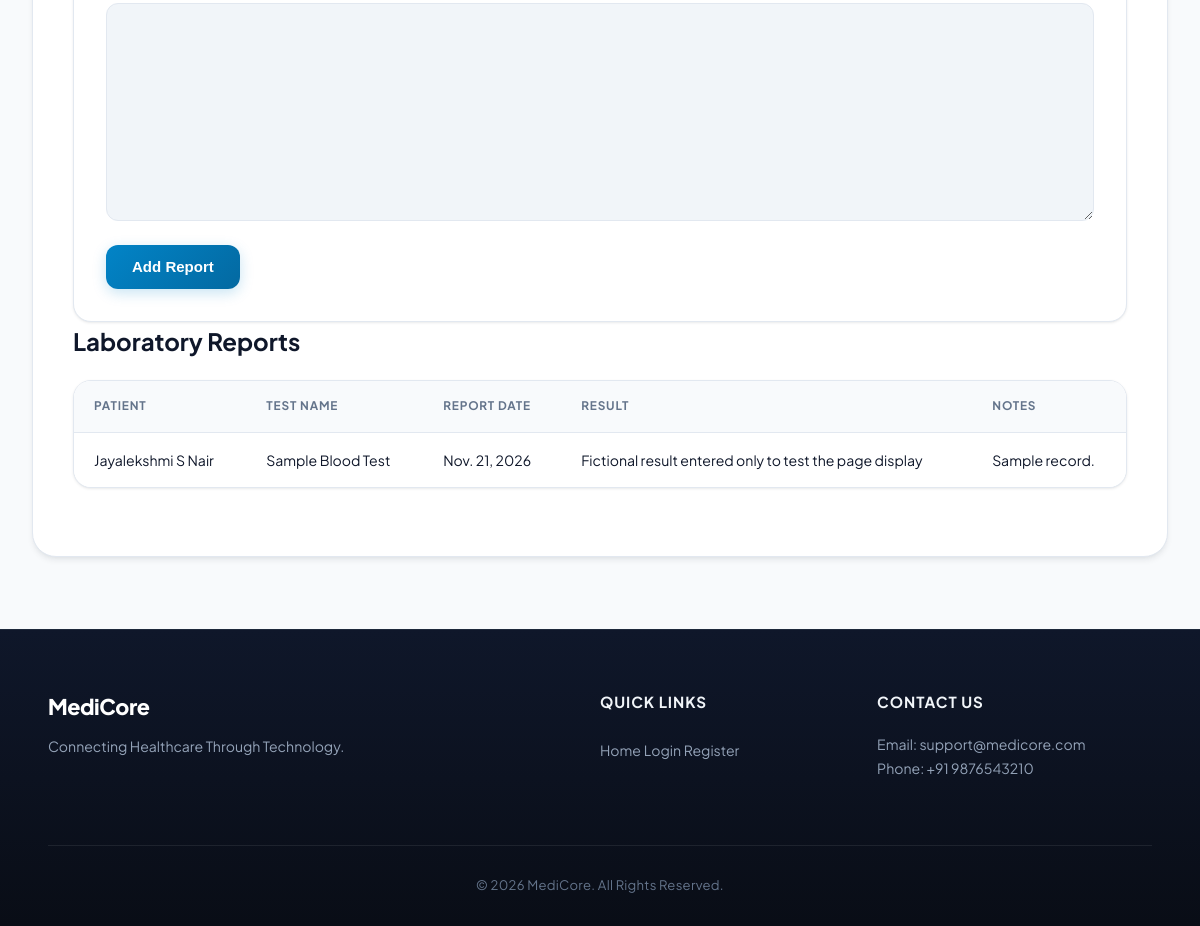
Page /lab-requests/ (signed in, lower part) on the earlier database version.
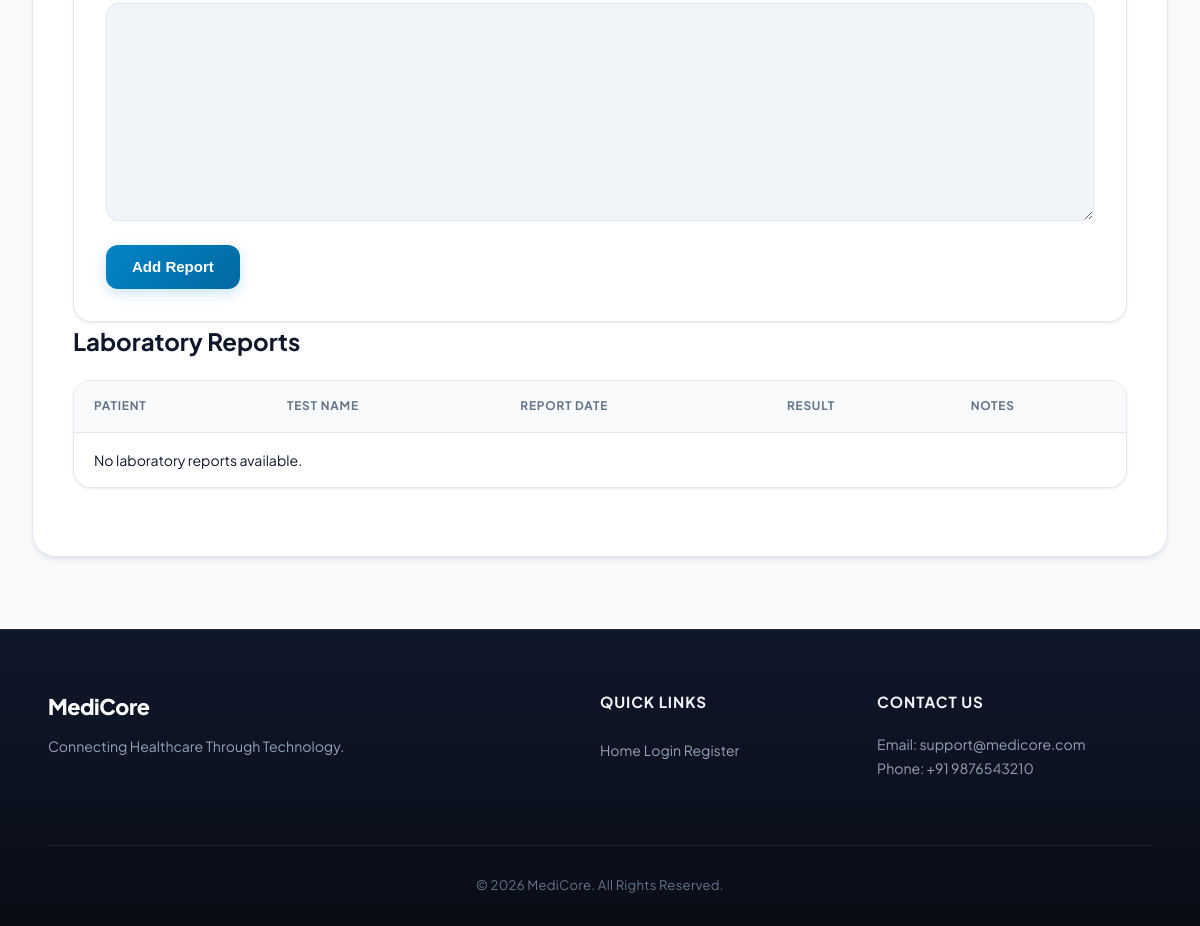
Same page on the later database version.
### PulsePoint/models.py (models this page shows, shortened)
class LabReport(models.Model):
    patient = models.ForeignKey(
        RegisterModel,
        on_delete=models.CASCADE,
        related_name="lab_reports"
    )
    test_name = models.CharField(max_length=150)
    report_date = models.DateField()
    result = models.TextField()
    notes = models.TextField(blank=True)

class RegisterModel(models.Model):
    profile=models.ImageField(upload_to='profile_images/')
    full_name=models.CharField(max_length=100)
    username=models.CharField(max_length=100)
    email=models.EmailField()
    phone=models.CharField(max_length=10)
    password=models.CharField(max_length=128)
    def __str__(self):
        if self.full_name and self.username and self.full_name != self.username:
            return f"{self.full_name} ({self.username})"
        return self.full_name or self.username or self.email or f"Patient #{self.id}"

### PulsePoint/views.py (the view)
# urls.py: path("lab-requests/", views.lab_requests, name="lab_requests"),
@staff_member_required(login_url="admin_login")
def lab_requests(request):
    if request.method == "POST":
        form = LabReportForm(request.POST)
        if form.is_valid():
            form.save()
            return redirect("lab_requests")
    else:
        form = LabReportForm()
    reports = LabReport.objects.select_related("patient").order_by("-report_date")
    return render(
        request,
        "admin_lab_reports.html",
        {"reports": reports, "form": form},
    )

### PulsePoint/forms.py
class LabReportForm(forms.ModelForm):
    class Meta:
        model = LabReport
        fields = ["patient", "test_name", "report_date", "result", "notes"]

### PulsePoint/templates/admin_lab_reports.html (shortened to what this page needs)
{% extends "base.html" %}
{% load static %}
{% block css %}
<link rel="stylesheet" href="{% static 'css/lab_reports.css' %}">
{% endblock %}
{% block content %}
<section class="lab-reports">
    <form method="post">
        {{ form.as_p }}
        <button type="submit">Add Report</button>
    </form>
    <h2>Laboratory Reports</h2>
    <table>
        <thead>
            <tr>
                <th>Patient</th>
                <th>Test Name</th>
                <th>Report Date</th>
                <th>Result</th>
                <th>Notes</th>
            </tr>
        </thead>
        <tbody>
            {% for report in reports %}
            <tr>
                <td>{{ report.patient.full_name|default:report.patient }}</td>
                <td>{{ report.test_name }}</td>
                <td>{{ report.report_date }}</td>
                <td>{{ report.result }}</td>
                <td>{{ report.notes|default:"—" }}</td>
            </tr>
            {% empty %}
            <tr>
                <td colspan="5">No laboratory reports available.</td>
            </tr>
            {% endfor %}
        </tbody>
    </table>
</section>
{% endblock %}

Differences in the rows shown:
removed LabReport: patient.full_name "Jayalekshmi S Nair", test_name "Sample Blood Test", report_date "Nov. 21, 2026", result "Fictional result entered only to test the page display", notes "Sample record."
Other differences:
text now shown: "No laboratory reports available."
